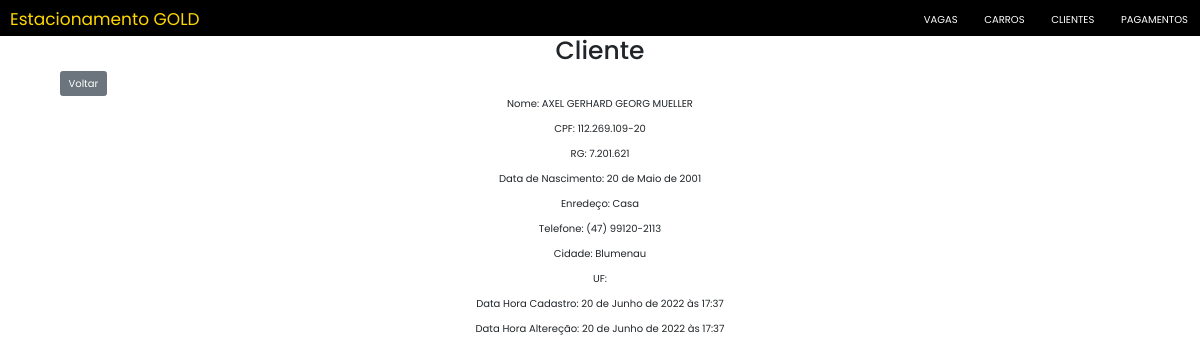
Before: /clientes/detail/1/ with the older database file.
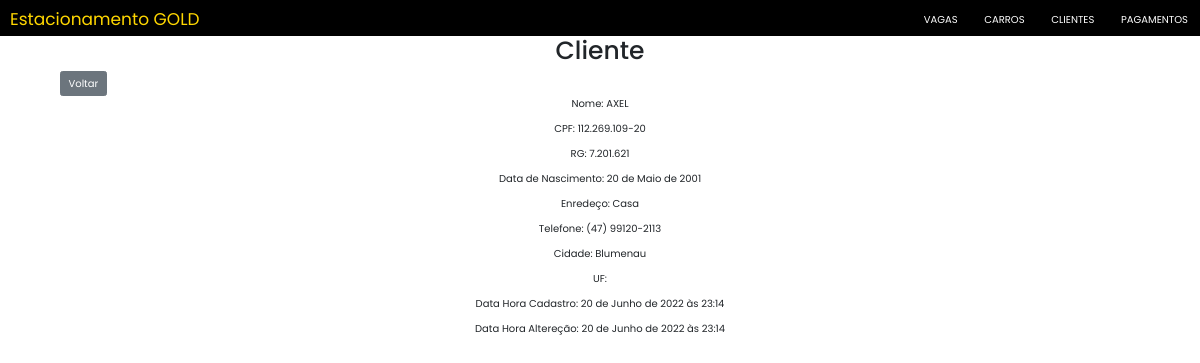
After: the same page with the newer database file.
### mainClientes/models.py (models this page shows, shortened)
class Cliente(models.Model):
    nome = models.CharField(max_length=255)
    cpf = models.CharField(max_length=14, unique=True, verbose_name="CPF")
    rg = models.CharField(max_length=10, verbose_name="RG")
    data_nascimento = models.DateField(verbose_name="Data de Nascimento")
    endereco = models.CharField(max_length=80, verbose_name="Endereço")
    telefone = models.CharField(max_length=15, verbose_name="Telefone")
    cidade = models.CharField(max_length=50, verbose_name="Cidade")
    uF = EnumChoiceField(EnumUF)
    dataHoraCadastro = models.DateTimeField(
        auto_now_add=True, editable=False, verbose_name="Data e Hora Cadastro")
    dataHoraAlteracao = models.DateTimeField(
        auto_now=True, editable=False, verbose_name="Data e Hora Alteração")

### mainClientes/views.py (the view)
# urls.py: path("detail/<int:pk>/", views.ClienteDetail.as_view(), name="detail"),
class ClienteDetail(DetailView):
    model = Cliente
    fields = '__all__'

### mainClientes/templates/mainClientes/cliente_detail.html (shortened to what this page needs)
{% extends 'Estacionamento/base.html' %}
{% load static %}
{% block titleBody %}Cliente{% endblock %}
{% block content %}
<a style="margin-left: 5%" href="{% url 'mainClientes:list' %}"><input type="submit" class="btn btn-secondary" value="Voltar" /></a>
<div style="text-align:center; margin-left: 25%; margin-right: 25%">
    <p>Nome: {{cliente.nome}}</p>
    <p>CPF: {{cliente.cpf}}</p>
    <p>RG: {{cliente.rg}}</p>
    <p>Data de Nascimento: {{cliente.data_nascimento}}</p>
    <p>Enredeço: {{cliente.endereco}}</p>
    <p>Telefone: {{cliente.telefone}}</p>
    <p>Cidade: {{cliente.cidade}}</p>
    <p>UF: {{cliente.uF.value}}</p>
    <p>Data Hora Cadastro: {{cliente.dataHoraCadastro}}</p>
    <p>Data Hora Altereção: {{cliente.dataHoraAlteracao}}</p>
</div>
{% endblock %}

Changed rows visible on the page:
changed Cliente "Casa": nome "AXEL GERHARD GEORG MUELLER" → "AXEL"; dataHoraCadastro "20 de Junho de 2022 às 17:37" → "20 de Junho de 2022 às 23:14"; dataHoraAlteracao "20 de Junho de 2022 às 17:37" → "20 de Junho de 2022 às 23:14"
